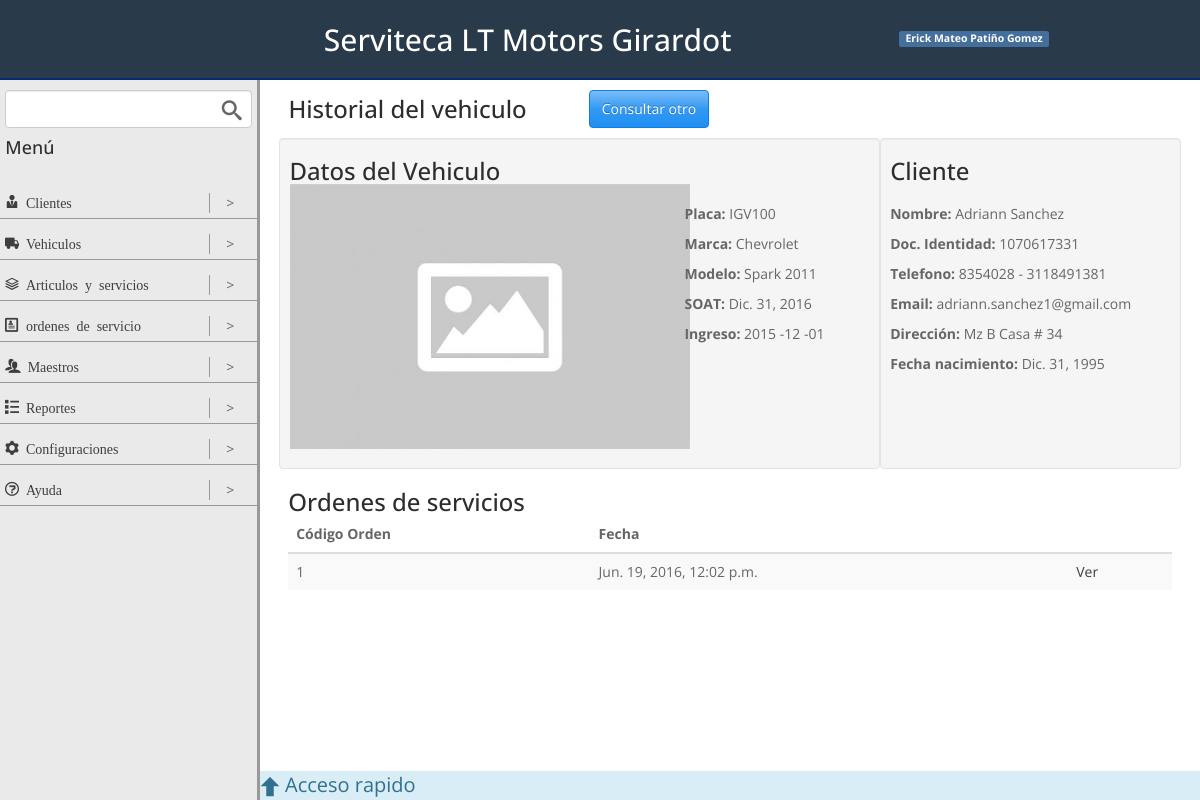
The page /historial/2/ on the database its author committed.
### vehiculos/models.py (models this page shows, shortened)
class vehiculoModel(models.Model):
	placa = models.CharField(max_length=10, null=False, blank=False)
	cilindraje = models.IntegerField(null=True, blank=True)
	marca = models.ForeignKey(MarcaModel, null=True, blank=True)
	clase = models.CharField(max_length=50, null=True, blank=True)
	kilometraje_actual = models.CharField(max_length = 10, null = True, blank = True)
	soat = models.DateField(auto_now = False, null = True, blank = True)
	tipo = models.ForeignKey(tipoVehiculoModel, null=True, blank=True)
	cliente = models.ForeignKey(clienteModel, null=False, blank=False)
	foto = models.ImageField(upload_to = 'img/vehiculo/', default = 'img/none.jpg')
	class Meta:
		ordering = ['-pk']

class MarcaModel(models.Model):
	marca = models.CharField(max_length=50)
	def __str__(self):
		return u'%s' % (self.marca)

### clientes/models.py (models this page shows, shortened)
class clienteModel(models.Model):
	nombre = models.CharField(max_length=35)
	apellido = models.CharField(max_length=35)
	documento = models.CharField(max_length=20)
	fnaci = models.DateField(blank=True, null=True)
	telefono = models.CharField(max_length=20, blank=True, null=True)
	celular = models.CharField(max_length=50)
	direccion = models.CharField(max_length=50, blank=True, null=True)
	email = models.EmailField(blank=True, null=True)
	def __str__(self):
		return u'%s %s' % (self.nombre, self.apellido)

### ordenes_servicios/models.py (models this page shows, shortened)
class ordenServicioModel(models.Model):
	vehiculo = models.ForeignKey(vehiculoModel,null=False,blank=False)
	fecha = models.DateTimeField(null=False,blank=False,default=datetime.now)
	state = models.PositiveIntegerField(default = 1)

### vehiculos/views.py (the view)
# urls.py: url(r'^historial/(?P<pk>[\w\-]+)/$', vehiculoDetail.as_view(), name = 'detail_vehiculo'),
class vehiculoDetail(DetailView):
	template_name = 'detail_vehiculo.html'
	model = vehiculoModel
	context_object_name = 'vehiculo'
	def get_context_data(self, **kwargs):
		context = super(vehiculoDetail, self).get_context_data(**kwargs)
		context["ordenes_servicios"] = self.get_ordenes_servicios()
		return context
	def get_ordenes_servicios(self):
		vehiculo = self.object
		ordenesServicios = ordenServicioModel.objects.filter(vehiculo=vehiculo)
		return ordenesServicios

### vehiculos/templates/detail_vehiculo.html (shortened to what this page needs)
{% extends "base.html" %}
{% load staticfiles %}
{% block contentViewTitle %}
	<div class="col-4">
		<h3>Historial del vehiculo</h3>
	</div>
	<div class="col-8">
		<a href="{% url 'historial' %}" class="btn btn-info">Consultar otro</a>
	</div>
{% endblock contentViewTitle %}
{% block content %}
	<div class="row">
		<div class="well col-8">
			<h3>Datos del Vehiculo</h3>
			<div class="row">
				<div class="col-8">
					<figure>
						<img src="{% static vehiculo.foto %}" width="400px">
					</figure>
				</div>
				<div class="col-4">
					<br>
					<p><strong>Placa: </strong>{{ vehiculo.placa }}</p>
					<p><strong>Marca: </strong>{{ vehiculo.marca }}</p>
					<p><strong>Modelo:</strong> Spark 2011</p>
					<p><strong>SOAT:</strong> {{ vehiculo.soat }}</p>
					<p><strong>Ingreso:</strong> 2015 -12 -01</p>
				</div>
			</div>
		</div>
		<div class="well col-4">
			<h3>Cliente</h3>
			<br>
			<p><strong>Nombre: </strong>{{ vehiculo.cliente }} </p>
			<p><strong>Doc. Identidad: </strong>{{ vehiculo.cliente.documento}}</p>
			<p><strong>Telefono: </strong>{{ vehiculo.cliente.telefono }} - {{ vehiculo.cliente.celular }}</p>
			<p><strong>Email: </strong>{{ vehiculo.cliente.email }}</p>
			<p><strong>Dirección: </strong>{{ vehiculo.cliente.direccion }}</p>
			<p><strong>Fecha nacimiento: </strong>{{ vehiculo.cliente.fnaci }}</p>
		</div>
	</div>
	<h3>Ordenes de servicios</h3>
	{% if ordenes_servicios %}
		<table class="table table-striped table-hover ">
			<thead>
				<tr>
					<th>Código Orden</th>
					<th>Fecha</th>
					<th></th>
				</tr>
			</thead>
			<tbody>
				{% for orden in ordenes_servicios %}
						<tr>
							<td>{{ orden.id }}</td>
							<td>{{ orden.fecha }}</td>
							<td>
								<a href="{% url 'detalle_orden_servicio' orden.pk %}" target="_blank">
									Ver
								</a>
							</td>
						</tr>
				{% endfor %}
			</tbody>
		</table>
	{% else %}
	<div class="alert alert-info" role="alert">
		<h4 class="icon-notification">&nbsp;Este auto aún no tiene ordenes de servicio</h4>
	</div>
	{% endif %}
{% endblock content %}

### static/css/styles.css (style rules this page uses)
.row { box-sizing:border-box;display:-webkit-flex;display:-ms-flexbox;display:-webkit-box;display:flex;-webkit-flex:0 1 auto;-ms-flex:0 1 auto;-webkit-box-flex:0;flex:0 1 auto;-webkit-flex-direction:row;-ms-flex-direction:row;-webkit-box-orient:horizontal;-webkit-box-direction:normal;flex-direction:row;-webkit-flex-wrap:wrap;-ms-flex-wrap:wrap;flex-wrap:wrap;margin-right:-1%;margin-left:-1% }
.col-0,.col-1,.col-2,.col-3,.col-4,.col-5,.col-6,.col-7,.col-8,.col-9,.col-10,.col-11,.col-12 { box-sizing:border-box;-webkit-flex:0 0 auto;-ms-flex:0 0 auto;-webkit-box-flex:0;flex:0 0 auto;padding-right:1%;padding-left:1% }
.col-4 { -ms-flex-preferred-size:33.333%;-webkit-flex-basis:33.333%;flex-basis:33.333%;max-width:33.333% }
.col-8 { -ms-flex-preferred-size:66.667%;-webkit-flex-basis:66.667%;flex-basis:66.667%;max-width:66.667% }
html,body { height:100% }
h1,h2,h3,h4 { margin:0 }
a { color:#3d3f3f;text-decoration:none }

### static/css/timeTo.css (style rules this page uses)
figure, figcaption { display: block; }

### rows shown on the page
vehiculoModel: foto (placeholder picture), placa "IGV100", marca "Chevrolet", soat "Dic. 31, 2016", cliente "Adriann Sanchez", cliente.documento "1070617331", cliente.telefono "8354028", cliente.celular "3118491381", cliente.email "adriann.sanchez1@gmail.com", cliente.direccion "Mz B Casa # 34", cliente.fnaci "Dic. 31, 1995"
ordenServicioModel: id "1", fecha "Jun. 19, 2016, 12:02 p.m."
